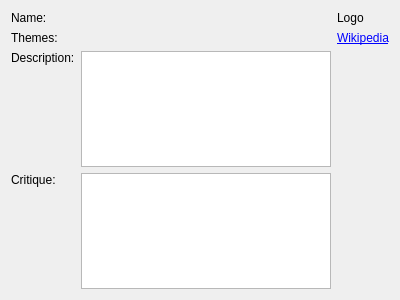
<?xml version="1.0" encoding="UTF-8"?>
<ui version="4.0">
 <class>PublisherDetails</class>
 <widget class="QWidget" name="PublisherDetails">
  <property name="geometry">
   <rect>
    <x>0</x>
    <y>0</y>
    <width>400</width>
    <height>300</height>
   </rect>
  </property>
  <property name="windowTitle">
   <string>Form</string>
  </property>
  <layout class="QGridLayout" name="gridLayout">
   <item row="0" column="0">
    <widget class="QLabel" name="nameLabel">
     <property name="text">
      <string>Name:</string>
     </property>
    </widget>
   </item>
   <item row="0" column="1">
    <widget class="QLabel" name="name">
     <property name="text">
      <string/>
     </property>
    </widget>
   </item>
   <item row="0" column="2">
    <widget class="QLabel" name="logo">
     <property name="sizePolicy">
      <sizepolicy hsizetype="Expanding" vsizetype="Preferred">
       <horstretch>0</horstretch>
       <verstretch>0</verstretch>
      </sizepolicy>
     </property>
     <property name="text">
      <string>Logo</string>
     </property>
    </widget>
   </item>
   <item row="1" column="0">
    <widget class="QLabel" name="themesLabel">
     <property name="text">
      <string>Themes:</string>
     </property>
    </widget>
   </item>
   <item row="1" column="1">
    <widget class="QLabel" name="themes">
     <property name="text">
      <string/>
     </property>
    </widget>
   </item>
   <item row="1" column="2">
    <widget class="QLabel" name="wikipediaLink">
     <property name="text">
      <string>&lt;!DOCTYPE HTML PUBLIC &quot;-//W3C//DTD HTML 4.0//EN&quot; &quot;http://www.w3.org/TR/REC-html40/strict.dtd&quot;&gt;
&lt;html&gt;&lt;head&gt;&lt;meta name=&quot;qrichtext&quot; content=&quot;1&quot; /&gt;&lt;style type=&quot;text/css&quot;&gt;
p, li { white-space: pre-wrap; }
&lt;/style&gt;&lt;/head&gt;&lt;body style=&quot; font-family:'DejaVu Sans'; font-size:9pt; font-weight:400; font-style:normal;&quot;&gt;
&lt;p style=&quot; margin-top:0px; margin-bottom:0px; margin-left:0px; margin-right:0px; -qt-block-indent:0; text-indent:0px;&quot;&gt;&lt;a href=&quot;http://&lt;lc&gt;.wikipedia.com/&lt;title&gt;&quot;&gt;&lt;span style=&quot; text-decoration: underline; color:#0000ff;&quot;&gt;Wikipedia&lt;/span&gt;&lt;/a&gt;&lt;/p&gt;&lt;/body&gt;&lt;/html&gt;</string>
     </property>
     <property name="openExternalLinks">
      <bool>true</bool>
     </property>
    </widget>
   </item>
   <item row="2" column="0">
    <widget class="QLabel" name="descriptionLabel">
     <property name="text">
      <string>Description:</string>
     </property>
     <property name="alignment">
      <set>Qt::AlignLeading|Qt::AlignLeft|Qt::AlignTop</set>
     </property>
    </widget>
   </item>
   <item row="2" column="1">
    <widget class="QTextBrowser" name="descriptionTextBrowser"/>
   </item>
   <item row="3" column="0">
    <widget class="QLabel" name="critiqueLabel">
     <property name="text">
      <string>Critique:</string>
     </property>
     <property name="alignment">
      <set>Qt::AlignLeading|Qt::AlignLeft|Qt::AlignTop</set>
     </property>
    </widget>
   </item>
   <item row="3" column="1">
    <widget class="QTextBrowser" name="critiqueTextBrowser"/>
   </item>
  </layout>
 </widget>
 <resources/>
 <connections/>
</ui>
